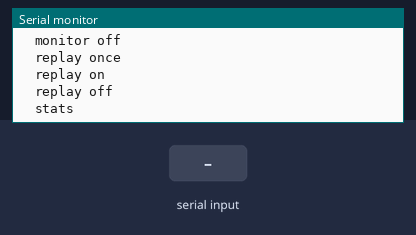
Bench run of a sketch on a simulated Arduino Uno, built with avr-gcc and run on an emulated ATmega328P. Parts: the last lines printed to the serial monitor. Inputs (shaded band) come from the test bench.

Above: at 1.6 s.
1.7 s: "monitor on\n" received over Serial
At 2.8 s:
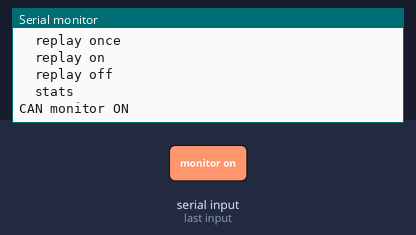
3.2 s: "monitor off\n" received over Serial
At 3.9 s:
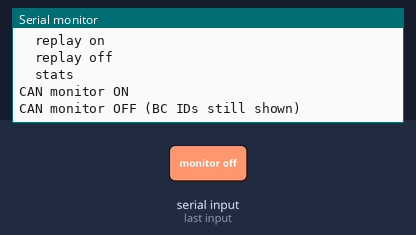
4.7 s: "replay once\n" received over Serial
At 5.1 s:
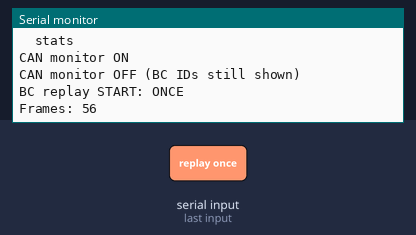
6.2 s: "replay on\n" received over Serial
At 7.4 s:
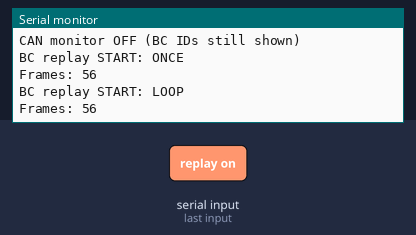
7.7 s: "replay off\n" received over Serial
At 8.5 s:
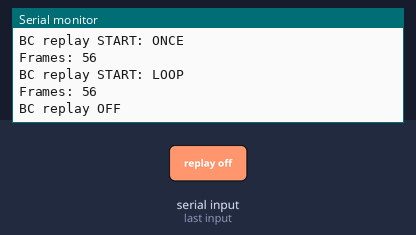
9.2 s: "stats\n" received over Serial
At 9.8 s:
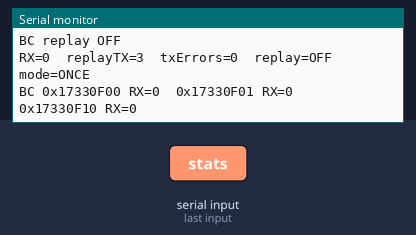

Measured:
- after the input at 1.7 s, the serial monitor: prints a new line at once (image 1)
- after the input at 3.2 s, the serial monitor: prints a new line at once (image 2)
- after the input at 4.7 s, the serial monitor: prints a new line at once (image 3)
- after the input at 6.2 s, the serial monitor: prints a new line at once (image 4)
- after the input at 7.7 s, the serial monitor: prints a new line at once (image 5)
- after the input at 9.2 s, the serial monitor: prints a new line at once (image 6)

The sketch:

ArduinoWorkingProject.ino
```cpp
/*
  Arduino MQB Bordcomputer Convenience-CAN Replay v1.1

  Purpose:
    - Connect an Arduino Uno + MCP2515 shield/module to the suspected MQB
      Convenience CAN bus.
    - Monitor traffic.
    - Replay the exact 0x17330F10 Bordcomputer frames captured from the
      user-provided Speed.zip file.
    - Preserve the original relative timing between those frames.

  Hardware baseline:
    Arduino Uno
    MCP2515 with 16 MHz crystal
    MCP2515 CS  -> D10
    MCP2515 INT -> D2
    CAN-H/CAN-L -> target CAN bus
    Common GND

  Library:
    "MCP_CAN_lib" / mcp_can.h

  Default bus speed:
    500 kbit/s

  Serial:
    115200 baud

  Commands:
    help
    monitor on
    monitor off
    replay once
    replay on
    replay off
    stats

  IMPORTANT:
    This sketch does not assume that 0x17330F10 is correct for the
    Infotainment CAN. The whole point is to test it on the suspected
    Convenience CAN segment.

    Captured replay:
      56 frames
      source: Speed.zip / Speed/0-103-0 kmh all ID.txt
      capture span: 64393 ms

  Notes:
    - Replay bytes are stored in PROGMEM to preserve Uno SRAM.
    - The sketch also highlights any 0x17330F00 / 0x17330F01 /
      0x17330F10 frames it sees on the bus.
*/

#include <SPI.h>
#include <mcp_can.h>
#include <avr/pgmspace.h>

static const byte CAN_CS_PIN = 10;
static const byte CAN_INT_PIN = 2;

MCP_CAN CAN(CAN_CS_PIN);

// MQB Bordcomputer BAP IDs
static const unsigned long BC_REQ_ID  = 0x17330F00UL;
static const unsigned long BC_AUX_ID  = 0x17330F01UL;
static const unsigned long BC_DATA_ID = 0x17330F10UL;

struct ReplayFrame
{
  uint32_t delayFromPreviousMs;
  uint8_t dlc;
  uint8_t data[8];
};

const ReplayFrame replayFrames[] PROGMEM =
{
  {0UL, 8, {0x80, 0x12, 0x33, 0xFD, 0x99, 0x01, 0x00, 0x03}},
  {810UL, 8, {0xA0, 0x12, 0x43, 0xDA, 0x99, 0x01, 0x00, 0xFF}},
  {51UL, 8, {0xC0, 0xFF, 0x00, 0x65, 0x00, 0x00, 0x00, 0x00}},
  {755UL, 8, {0x43, 0xFE, 0x14, 0x00, 0x02, 0x03, 0x80, 0x00}},
  {247UL, 8, {0x43, 0xFE, 0x98, 0x01, 0x00, 0x03, 0x80, 0x00}},
  {710UL, 8, {0x43, 0xD5, 0x95, 0x01, 0x00, 0xFF, 0xFF, 0x00}},
  {400UL, 8, {0x43, 0xD5, 0x90, 0x01, 0x00, 0xFF, 0xFF, 0x00}},
  {48UL, 8, {0x43, 0xFE, 0x90, 0x01, 0x00, 0x03, 0x80, 0x00}},
  {2939UL, 8, {0x80, 0x08, 0x33, 0xC3, 0x38, 0x07, 0xEF, 0xFD}},
  {991UL, 3, {0x33, 0xC4, 0x0A, 0x00, 0x00, 0x00, 0x00, 0x00}},
  {2940UL, 8, {0xD1, 0x10, 0x00, 0x00, 0x00, 0x14, 0x00, 0x00}},
  {2030UL, 8, {0xC0, 0xFF, 0x00, 0x66, 0x00, 0x00, 0x00, 0x00}},
  {64UL, 8, {0xE0, 0xFF, 0x00, 0x66, 0x00, 0x00, 0x00, 0x00}},
  {92UL, 8, {0xE1, 0x9B, 0x01, 0x00, 0x00, 0x14, 0x00, 0x00}},
  {2525UL, 5, {0x33, 0xD2, 0x00, 0x96, 0x00, 0x00, 0x00, 0x00}},
  {2430UL, 6, {0x43, 0xF9, 0x44, 0x02, 0x00, 0x01, 0x00, 0x00}},
  {2984UL, 8, {0x90, 0x12, 0x33, 0xD8, 0x99, 0x01, 0x00, 0xFF}},
  {105UL, 8, {0xD1, 0x10, 0x00, 0x00, 0x00, 0x14, 0x00, 0x00}},
  {1128UL, 8, {0x90, 0x12, 0x43, 0xD8, 0x99, 0x01, 0x00, 0xFF}},
  {515UL, 8, {0x43, 0xD5, 0x00, 0x00, 0x00, 0xFF, 0xFF, 0x00}},
  {47UL, 8, {0x43, 0xFE, 0x00, 0x00, 0x00, 0x03, 0x80, 0x00}},
  {2789UL, 8, {0xC0, 0xFF, 0x00, 0x66, 0x00, 0x00, 0x00, 0x00}},
  {943UL, 8, {0xA0, 0x12, 0x33, 0xDA, 0x99, 0x01, 0x00, 0xFF}},
  {1023UL, 6, {0x33, 0xDB, 0x00, 0x00, 0x06, 0x00, 0x00, 0x00}},
  {987UL, 4, {0x33, 0xDC, 0x45, 0x00, 0x00, 0x00, 0x00, 0x00}},
  {2153UL, 6, {0x43, 0xF9, 0x62, 0x02, 0x00, 0x01, 0x00, 0x00}},
  {1889UL, 8, {0x43, 0xD5, 0x94, 0x01, 0x00, 0xFF, 0xFF, 0x00}},
  {1444UL, 8, {0x43, 0xFE, 0xC0, 0x00, 0x00, 0x03, 0x80, 0x00}},
  {600UL, 8, {0x43, 0xFE, 0x90, 0x01, 0x00, 0x03, 0x80, 0x00}},
  {1994UL, 8, {0xC0, 0x80, 0x00, 0x99, 0x01, 0x00, 0x03, 0x80}},
  {2997UL, 5, {0xC0, 0x80, 0x00, 0x00, 0x67, 0x00, 0x00, 0x00}},
  {2442UL, 8, {0x43, 0xD5, 0x97, 0x01, 0x00, 0xFF, 0xFF, 0x00}},
  {49UL, 8, {0x43, 0xFE, 0x97, 0x01, 0x00, 0x03, 0x80, 0x00}},
  {552UL, 8, {0x43, 0xFE, 0x96, 0x01, 0x00, 0x03, 0x80, 0x00}},
  {69UL, 8, {0x90, 0x12, 0x43, 0xD8, 0x99, 0x01, 0x00, 0xFF}},
  {893UL, 8, {0x43, 0xD5, 0xE4, 0x00, 0x00, 0xFF, 0xFF, 0x00}},
  {388UL, 8, {0x43, 0xD5, 0x5D, 0x01, 0x00, 0xFF, 0xFF, 0x00}},
  {48UL, 8, {0x43, 0xFE, 0x5D, 0x01, 0x00, 0x03, 0x80, 0x00}},
  {2969UL, 6, {0x43, 0xF9, 0x80, 0x02, 0x00, 0x01, 0x00, 0x00}},
  {1044UL, 4, {0xC0, 0x80, 0x01, 0x16, 0x00, 0x00, 0x00, 0x00}},
  {6055UL, 8, {0x33, 0xD6, 0xA0, 0x00, 0x00, 0xFF, 0xFF, 0x00}},
  {999UL, 7, {0x33, 0xD7, 0x40, 0x93, 0x09, 0x00, 0x00, 0x00}},
  {1006UL, 8, {0x90, 0x12, 0x33, 0xD8, 0x99, 0x01, 0x00, 0xFF}},
  {49UL, 8, {0xD0, 0xFF, 0x00, 0x07, 0x00, 0x00, 0x00, 0x00}},
  {591UL, 8, {0x43, 0xD5, 0x90, 0x01, 0x00, 0xFF, 0xFF, 0x00}},
  {50UL, 8, {0x43, 0xFE, 0x90, 0x01, 0x00, 0x03, 0x80, 0x00}},
  {982UL, 8, {0xC0, 0xFF, 0x00, 0x67, 0x00, 0x00, 0x00, 0x00}},
  {1804UL, 8, {0xE0, 0xFF, 0x00, 0x67, 0x00, 0x00, 0x00, 0x00}},
  {1363UL, 6, {0x43, 0xF9, 0x8A, 0x02, 0x00, 0x01, 0x00, 0x00}},
  {809UL, 8, {0x80, 0x12, 0x43, 0xD9, 0x99, 0x01, 0x00, 0xFF}},
  {51UL, 8, {0xA0, 0x12, 0x43, 0xDA, 0x99, 0x01, 0x00, 0xFF}},
  {51UL, 8, {0xC0, 0xFF, 0x00, 0x67, 0x00, 0x00, 0x00, 0x00}},
  {48UL, 8, {0xE0, 0xFF, 0x00, 0x67, 0x00, 0x00, 0x00, 0x00}},
  {498UL, 8, {0x43, 0xFE, 0x96, 0x01, 0x00, 0x03, 0x80, 0x00}},
  {101UL, 8, {0x43, 0xFE, 0x0A, 0x00, 0x02, 0x03, 0x80, 0x00}},
  {2852UL, 8, {0x43, 0xD5, 0x0A, 0x00, 0x02, 0xFF, 0xFF, 0x00}},
};

static const uint8_t REPLAY_FRAME_COUNT =
  sizeof(replayFrames) / sizeof(replayFrames[0]);

bool monitorEnabled = true;
bool replayActive = false;
bool replayLoop = false;

uint8_t replayIndex = 0;
unsigned long replayNextDue = 0;
unsigned long replaySent = 0;
unsigned long rxCount = 0;
unsigned long txErrors = 0;
unsigned long bcReqCount = 0;
unsigned long bcAuxCount = 0;
unsigned long bcDataCount = 0;

static const unsigned long REPLAY_LOOP_GAP_MS = 1000UL;

String serialBuffer;

void printHexByte(uint8_t value)
{
  if (value < 0x10)
    Serial.print('0');
  Serial.print(value, HEX);
}

void printFrame(const char *direction,
                unsigned long id,
                bool extended,
                uint8_t dlc,
                const uint8_t *data)
{
  Serial.print(millis());
  Serial.print(F(" ms  "));
  Serial.print(direction);
  Serial.print(F("  "));
  Serial.print(extended ? F("EXT  0x") : F("STD  0x"));
  Serial.print(id, HEX);
  Serial.print(F("  ["));
  Serial.print(dlc);
  Serial.print(F("]  "));

  for (uint8_t i = 0; i < dlc; i++)
  {
    printHexByte(data[i]);
    if (i + 1 < dlc)
      Serial.print(' ');
  }

  if (id == BC_REQ_ID)
    Serial.print(F("  [BC REQUEST 0x17330F00]"));
  else if (id == BC_AUX_ID)
    Serial.print(F("  [BC AUX 0x17330F01]"));
  else if (id == BC_DATA_ID)
    Serial.print(F("  [BC DATA 0x17330F10]"));

  Serial.println();
}

void readReplayFrame(uint8_t index, ReplayFrame &frame)
{
  memcpy_P(&frame, &replayFrames[index], sizeof(ReplayFrame));
}

bool sendExtendedFrame(unsigned long id, uint8_t dlc, const uint8_t *data)
{
  // MCP_CAN sendMsgBuf(id, ext, len, buf)
  byte result = CAN.sendMsgBuf(id, 1, dlc, (byte *)data);

  if (result == CAN_OK)
  {
    if (monitorEnabled)
      printFrame("TX", id, true, dlc, data);
    return true;
  }

  txErrors++;
  Serial.print(F("CAN TX ERROR, code="));
  Serial.println(result);
  return false;
}

void startReplay(bool loopMode)
{
  replayActive = true;
  replayLoop = loopMode;
  replayIndex = 0;
  replaySent = 0;
  replayNextDue = millis();

  Serial.print(F("BC replay START: "));
  Serial.println(loopMode ? F("LOOP") : F("ONCE"));
  Serial.print(F("Frames: "));
  Serial.println(REPLAY_FRAME_COUNT);
}

void stopReplay()
{
  replayActive = false;
  replayLoop = false;
  replayIndex = 0;
  Serial.println(F("BC replay OFF"));
}

void updateReplay()
{
  if (!replayActive)
    return;

  unsigned long now = millis();

  if ((long)(now - replayNextDue) < 0)
    return;

  ReplayFrame frame;
  readReplayFrame(replayIndex, frame);

  sendExtendedFrame(BC_DATA_ID, frame.dlc, frame.data);
  replaySent++;

  replayIndex++;

  if (replayIndex >= REPLAY_FRAME_COUNT)
  {
    if (replayLoop)
    {
      replayIndex = 0;
      replayNextDue = now + REPLAY_LOOP_GAP_MS;
      Serial.println(F("BC replay loop restart"));
    }
    else
    {
      replayActive = false;
      Serial.println(F("BC replay COMPLETE"));
    }

    return;
  }

  ReplayFrame nextFrame;
  readReplayFrame(replayIndex, nextFrame);
  replayNextDue = now + nextFrame.delayFromPreviousMs;
}

void readCan()
{
  while (CAN_MSGAVAIL == CAN.checkReceive())
  {
    unsigned long rawId = 0;
    byte dlc = 0;
    byte data[8] = {0};

    CAN.readMsgBuf(&rawId, &dlc, data);
    rxCount++;

    // MCP_CAN_lib may encode frame-type flags in the upper bits of the
    // returned ID. Bit 31 is commonly used to indicate an extended frame.
    // Always mask the actual 29-bit CAN identifier before comparing/printing.
    bool extended = (rawId & 0x80000000UL) != 0;
    unsigned long id = rawId & 0x1FFFFFFFUL;

    bool isBcReq  = (id == BC_REQ_ID);
    bool isBcAux  = (id == BC_AUX_ID);
    bool isBcData = (id == BC_DATA_ID);
    bool isBc = isBcReq || isBcAux || isBcData;

    if (isBcReq)  bcReqCount++;
    if (isBcAux)  bcAuxCount++;
    if (isBcData) bcDataCount++;

    // Always print Bordcomputer traffic, even if general monitoring is off.
    if (monitorEnabled || isBc)
      printFrame("RX", id, extended, dlc, data);
  }
}

void printHelp()
{
  Serial.println();
  Serial.println(F("Commands:"));
  Serial.println(F("  help"));
  Serial.println(F("  monitor on"));
  Serial.println(F("  monitor off"));
  Serial.println(F("  replay once"));
  Serial.println(F("  replay on"));
  Serial.println(F("  replay off"));
  Serial.println(F("  stats"));
  Serial.println();
}

void printStats()
{
  Serial.print(F("RX="));
  Serial.print(rxCount);
  Serial.print(F("  replayTX="));
  Serial.print(replaySent);
  Serial.print(F("  txErrors="));
  Serial.print(txErrors);
  Serial.print(F("  replay="));
  Serial.print(replayActive ? F("ON") : F("OFF"));
  Serial.print(F("  mode="));
  Serial.println(replayLoop ? F("LOOP") : F("ONCE"));

  Serial.print(F("BC 0x17330F00 RX="));
  Serial.print(bcReqCount);
  Serial.print(F("  0x17330F01 RX="));
  Serial.print(bcAuxCount);
  Serial.print(F("  0x17330F10 RX="));
  Serial.println(bcDataCount);
}

void processCommand(String command)
{
  command.trim();
  command.toLowerCase();

  if (command == "help")
  {
    printHelp();
    return;
  }

  if (command == "monitor on")
  {
    monitorEnabled = true;
    Serial.println(F("CAN monitor ON"));
    return;
  }

  if (command == "monitor off")
  {
    monitorEnabled = false;
    Serial.println(F("CAN monitor OFF (BC IDs still shown)"));
    return;
  }

  if (command == "replay once")
  {
    startReplay(false);
    return;
  }

  if (command == "replay on")
  {
    startReplay(true);
    return;
  }

  if (command == "replay off")
  {
    stopReplay();
    return;
  }

  if (command == "stats")
  {
    printStats();
    return;
  }

  Serial.print(F("Unknown command: "));
  Serial.println(command);
}

void readSerial()
{
  while (Serial.available())
  {
    char c = Serial.read();

    if (c == '\r')
      continue;

    if (c == '\n')
    {
      if (serialBuffer.length() > 0)
        processCommand(serialBuffer);

      serialBuffer = "";
      continue;
    }

    // Prevent unbounded String growth on accidental garbage input.
    if (serialBuffer.length() < 64)
      serialBuffer += c;
  }
}

void setup()
{
  Serial.begin(115200);
  delay(400);

  Serial.println();
  Serial.println(F("MQB Bordcomputer Convenience-CAN Replay v1.1"));
  Serial.println(F("Arduino Uno + MCP2515 16 MHz"));
  Serial.println(F("CAN: 500 kbit/s"));
  Serial.println();

  pinMode(CAN_INT_PIN, INPUT);

  // MCP_16MHZ is critical for the user's 16 MHz MCP2515 hardware.
  byte result = CAN.begin(MCP_ANY, CAN_500KBPS, MCP_16MHZ);

  if (result != CAN_OK)
  {
    Serial.print(F("MCP2515 init FAILED, code="));
    Serial.println(result);

    while (true)
    {
      delay(1000);
    }
  }

  CAN.setMode(MCP_NORMAL);

  Serial.println(F("MCP2515 init OK"));
  Serial.println(F("Monitor is ON"));
  Serial.println(F("First test: observe bus traffic BEFORE replaying."));
  Serial.println(F("Extended CAN IDs are masked to the real 29-bit value."));
  printHelp();
}

void loop()
{
  readSerial();
  readCan();
  updateReplay();
}
```
